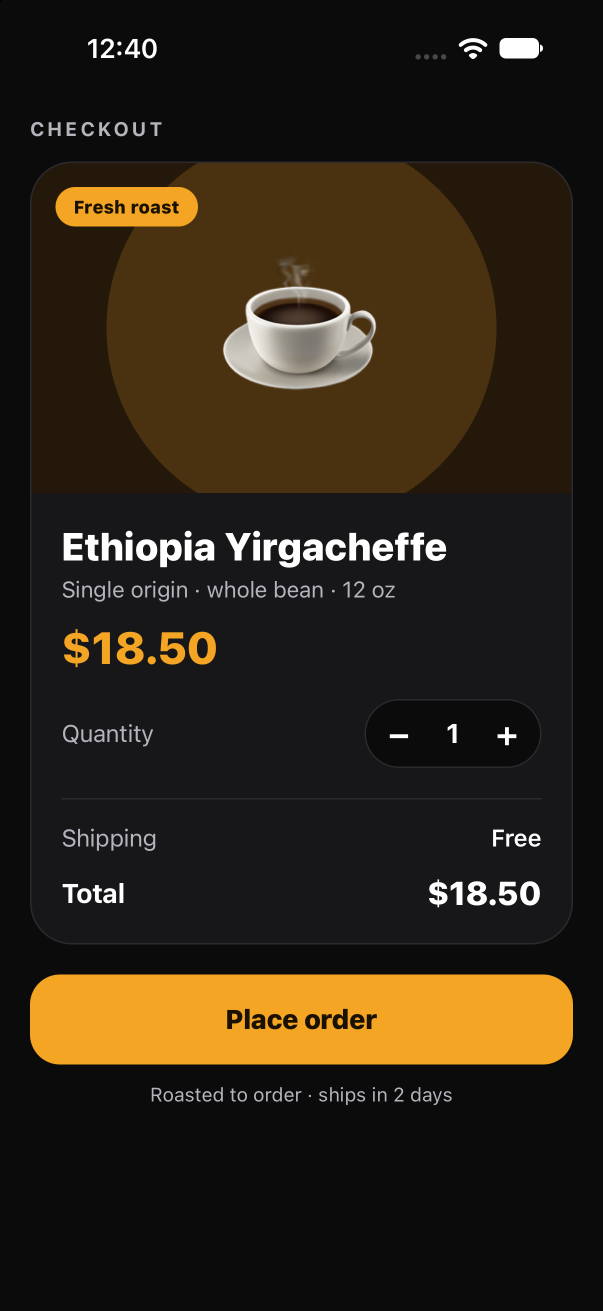
#> input picture tests/fixtures/blank-screen/before.png, 1206 x 2622 px (shown at 1/2 size)
$ python -i diff.py   (imports and definitions only)
#> lines starting #> are read from the running program, lines starting #| are printed output that depends on the picture
#> further down, picture is the input picture: PIL image 1206x2622 RGBA; mean R, G, B, A 46.3, 36.7, 23.7, 255
"""Pure image logic: the verdict and the compare PNG. Takes PIL images, never touches a device.

Every threshold below was calibrated on the real iPhone 18 Pro pairs in tests/fixtures.
"""

from __future__ import annotations

from dataclasses import asdict, dataclass, field
from pathlib import Path

from PIL import Image, ImageChops, ImageDraw, ImageFont

from .verdicts import BLANK, ERROR_SCREEN, NO_CHANGE, PASS

# The status bar clock ticks every minute. On the fixtures its content spans rows 76-118 of 2622 and
# app content starts at row 243, so the top 7% is masked out of every comparison.
STATUS_BAR_FRACTION = 0.07
# A pixel counts as changed when any channel moves by more than this.
PIXEL_TOLERANCE = 16
# Below this share of changed pixels the edit changed nothing. One changed digit in the price is
# about 0.08%; the unmasked clock tick is 0.02%.
NO_CHANGE_RATIO = 0.0002
# A frame with one colour over this share of its area shows nothing.
BLANK_SHARE = 0.97
# React Native LogBox colours (Expo's red error screen and Metro's "Failed to compile" overlay both
# draw them): the header band behind the status bar, then the dark body.
LOGBOX_HEADER = (243, 83, 105)
LOGBOX_BODY = (51, 51, 51)
LOGBOX_HEADER_BAND = (0.07, 0.12)
LOGBOX_HEADER_SHARE = 0.8
LOGBOX_BODY_SHARE = 0.35
COLOR_TOLERANCE = 12
# Regions are found on a grid of cells this many frame widths across.
GRID_COLUMNS = 48
MAX_REGIONS = 8

# The Desktop renderer splits the compare PNG with CSS, so this layout is a contract:
# [before | after] at equal size, then a verdict bar of BAR_HEIGHT px across the bottom.
LAYOUT_KIND = "glance-compare/v1"
FRAME_MAX_HEIGHT = 1000
BAR_HEIGHT = 32
# [1 line that did not run here, left out]
_REGION_COLOR = (255, 45, 45)
_ANALYSIS_REDUCE = 3


@dataclass(frozen=True)
class Region:
    """A changed area as fractions of the frame, so it survives any scaling."""
    x: float
    y: float
    w: float
    h: float


@dataclass(frozen=True)
class Diff:
    verdict: str
    reason: str
    changed_ratio: float
    regions: list[Region] = field(default_factory=list)

    def regions_json(self) -> list[dict]:
        return [{k: round(v, 4) for k, v in asdict(r).items()} for r in self.regions]


# [29 lines left out: functions judge, changed_mask, not called in this run]


def changed_ratio(mask: Image.Image) -> float:
    return mask.histogram()[255] / (mask.width * mask.height)


# [4 lines left out: function same_screen, not called in this run]


def status_bar_rows(height: int) -> int:
    return round(height * STATUS_BAR_FRACTION)


def share_near(img: Image.Image, color: tuple[int, int, int], tol: int = COLOR_TOLERANCE) -> float:
    r, g, b = ImageChops.difference(img, Image.new("RGB", img.size, color)).split()
    worst = ImageChops.lighter(r, ImageChops.lighter(g, b))
    hist = worst.histogram()
    return sum(hist[: tol + 1]) / (img.width * img.height)


def is_error_screen(img: Image.Image) -> bool:
    w, h = img.size
#> w = 1206; h = 2622
    top, bottom = (round(h * f) for f in LOGBOX_HEADER_BAND)
#> top = 184; bottom = 315
    header = img.crop((0, top, w, bottom))
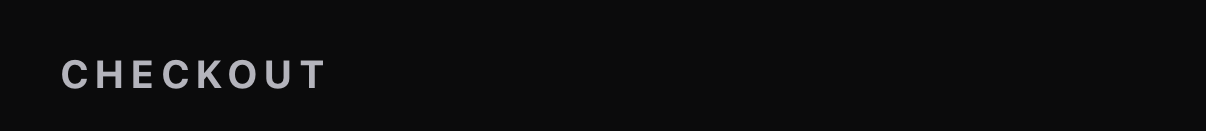
#> header: PIL image 1206x131 RGBA; mean R, G, B, A 13.9, 13.9, 15, 255
    body = img.crop((0, bottom, w, h))
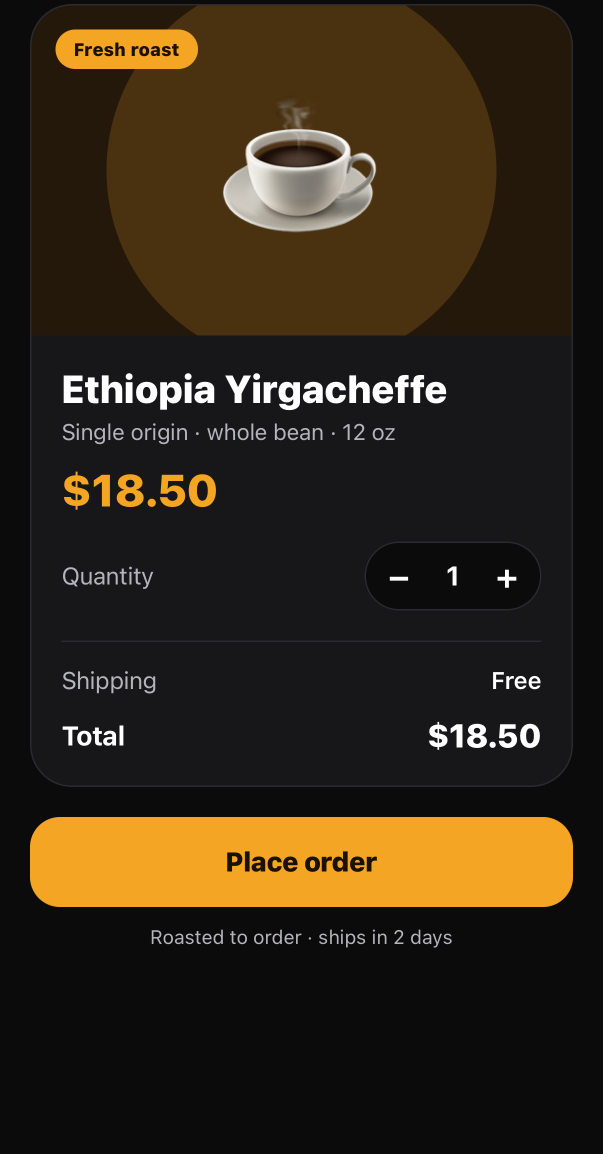
#> body: PIL image 1206x2307 RGBA (shown at 1/2 size); mean R, G, B, A 50.4, 39.5, 24.6, 255
    return share_near(header, LOGBOX_HEADER) >= LOGBOX_HEADER_SHARE and share_near(body, LOGBOX_BODY) >= LOGBOX_BODY_SHARE


# [78 lines left out: functions dominant_share, find_regions, _merge_to, write_compare, not called in this run]

>>> from PIL import Image
>>> picture = Image.open('tests/fixtures/blank-screen/before.png')
#> (the run stopped early here; a loop or call above may not have finished)
